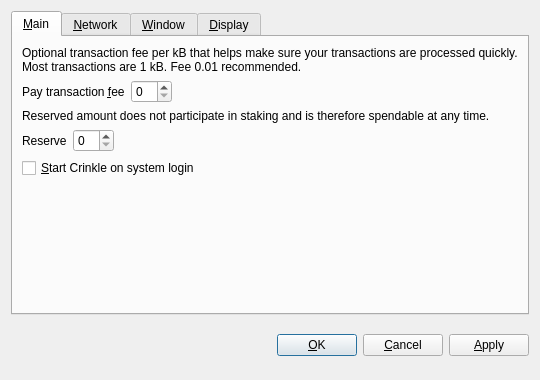
<?xml version="1.0" encoding="UTF-8"?>
<ui version="4.0">
 <class>OptionsDialog</class>
 <widget class="QDialog" name="OptionsDialog">
  <property name="geometry">
   <rect>
    <x>0</x>
    <y>0</y>
    <width>540</width>
    <height>380</height>
   </rect>
  </property>
  <property name="windowTitle">
   <string>Options</string>
  </property>
  <property name="modal">
   <bool>true</bool>
  </property>
  <layout class="QVBoxLayout" name="verticalLayout">
   <item>
    <widget class="QTabWidget" name="tabWidget">
     <property name="tabPosition">
      <enum>QTabWidget::North</enum>
     </property>
     <property name="currentIndex">
      <number>0</number>
     </property>
     <widget class="QWidget" name="tabMain">
      <attribute name="title">
       <string>&amp;Main</string>
      </attribute>
      <layout class="QVBoxLayout" name="verticalLayout_Main">
       <item>
        <widget class="QLabel" name="transactionFeeInfoLabel">
         <property name="text">
          <string>Optional transaction fee per kB that helps make sure your transactions are processed quickly. Most transactions are 1 kB. Fee 0.01 recommended.</string>
         </property>
         <property name="textFormat">
          <enum>Qt::PlainText</enum>
         </property>
         <property name="wordWrap">
          <bool>true</bool>
         </property>
        </widget>
       </item>
       <item>
        <layout class="QHBoxLayout" name="horizontalLayoutFee">
         <item>
          <widget class="QLabel" name="transactionFeeLabel">
           <property name="text">
            <string>Pay transaction &amp;fee</string>
           </property>
           <property name="textFormat">
            <enum>Qt::PlainText</enum>
           </property>
           <property name="buddy">
            <cstring>transactionFee</cstring>
           </property>
          </widget>
         </item>
         <item>
          <widget class="BitcoinAmountField" name="transactionFee"/>
         </item>
         <item>
          <spacer name="horizontalSpacerFee">
           <property name="orientation">
            <enum>Qt::Horizontal</enum>
           </property>
           <property name="sizeHint" stdset="0">
            <size>
             <width>40</width>
             <height>20</height>
            </size>
           </property>
          </spacer>
         </item>
        </layout>
       </item>
       <item>
        <widget class="QLabel" name="reserveBalanceInfoLabel">
         <property name="text">
          <string>Reserved amount does not participate in staking and is therefore spendable at any time.</string>
         </property>
         <property name="textFormat">
          <enum>Qt::PlainText</enum>
         </property>
         <property name="wordWrap">
          <bool>true</bool>
         </property>
        </widget>
       </item>
       <item>
        <layout class="QHBoxLayout" name="horizontalLayoutReserveBalance">
         <item>
          <widget class="QLabel" name="reserveBalanceLabel">
           <property name="text">
            <string>Reserve</string>
           </property>
           <property name="textFormat">
            <enum>Qt::PlainText</enum>
           </property>
           <property name="buddy">
            <cstring>reserveBalance</cstring>
           </property>
          </widget>
         </item>
         <item>
          <widget class="BitcoinAmountField" name="reserveBalance"/>
         </item>
         <item>
          <spacer name="horizontalSpacerReserveBalance">
           <property name="orientation">
            <enum>Qt::Horizontal</enum>
           </property>
           <property name="sizeHint" stdset="0">
            <size>
             <width>40</width>
             <height>20</height>
            </size>
           </property>
          </spacer>
         </item>
        </layout>
       </item>
       <item>
        <widget class="QCheckBox" name="bitcoinAtStartup">
         <property name="toolTip">
          <string>Automatically start Crinkle after logging in to the system.</string>
         </property>
         <property name="text">
          <string>&amp;Start Crinkle on system login</string>
         </property>
        </widget>
       </item>
       <item>
        <spacer name="verticalSpacer_Main">
         <property name="orientation">
          <enum>Qt::Vertical</enum>
         </property>
         <property name="sizeHint" stdset="0">
          <size>
           <width>20</width>
           <height>40</height>
          </size>
         </property>
        </spacer>
       </item>
      </layout>
     </widget>
     <widget class="QWidget" name="tabNetwork">
      <attribute name="title">
       <string>&amp;Network</string>
      </attribute>
      <layout class="QVBoxLayout" name="verticalLayout_Network">
       <item>
        <widget class="QCheckBox" name="mapPortUpnp">
         <property name="toolTip">
          <string>Automatically open the Crinkle client port on the router. This only works when your router supports UPnP and it is enabled.</string>
         </property>
         <property name="text">
          <string>Map port using &amp;UPnP</string>
         </property>
        </widget>
       </item>
       <item>
        <widget class="QCheckBox" name="connectSocks">
         <property name="toolTip">
          <string>Connect to the Crinkle network through a SOCKS proxy (e.g. when connecting through Tor).</string>
         </property>
         <property name="text">
          <string>&amp;Connect through SOCKS proxy:</string>
         </property>
        </widget>
       </item>
       <item>
        <layout class="QHBoxLayout" name="horizontalLayout_Network">
         <item>
          <widget class="QLabel" name="proxyIpLabel">
           <property name="text">
            <string>Proxy &amp;IP:</string>
           </property>
           <property name="textFormat">
            <enum>Qt::PlainText</enum>
           </property>
           <property name="buddy">
            <cstring>proxyIp</cstring>
           </property>
          </widget>
         </item>
         <item>
          <widget class="QValidatedLineEdit" name="proxyIp">
           <property name="maximumSize">
            <size>
             <width>140</width>
             <height>16777215</height>
            </size>
           </property>
           <property name="toolTip">
            <string>IP address of the proxy (e.g. 127.0.0.1)</string>
           </property>
          </widget>
         </item>
         <item>
          <widget class="QLabel" name="proxyPortLabel">
           <property name="text">
            <string>&amp;Port:</string>
           </property>
           <property name="textFormat">
            <enum>Qt::PlainText</enum>
           </property>
           <property name="buddy">
            <cstring>proxyPort</cstring>
           </property>
          </widget>
         </item>
         <item>
          <widget class="QLineEdit" name="proxyPort">
           <property name="maximumSize">
            <size>
             <width>55</width>
             <height>16777215</height>
            </size>
           </property>
           <property name="toolTip">
            <string>Port of the proxy (e.g. 9050)</string>
           </property>
          </widget>
         </item>
         <item>
          <widget class="QLabel" name="socksVersionLabel">
           <property name="text">
            <string>SOCKS &amp;Version:</string>
           </property>
           <property name="textFormat">
            <enum>Qt::PlainText</enum>
           </property>
           <property name="buddy">
            <cstring>socksVersion</cstring>
           </property>
          </widget>
         </item>
         <item>
          <widget class="QValueComboBox" name="socksVersion">
           <property name="toolTip">
            <string>SOCKS version of the proxy (e.g. 5)</string>
           </property>
          </widget>
         </item>
         <item>
          <spacer name="horizontalSpacer_Network">
           <property name="orientation">
            <enum>Qt::Horizontal</enum>
           </property>
           <property name="sizeHint" stdset="0">
            <size>
             <width>40</width>
             <height>20</height>
            </size>
           </property>
          </spacer>
         </item>
        </layout>
       </item>
       <item>
        <spacer name="verticalSpacer_Network">
         <property name="orientation">
          <enum>Qt::Vertical</enum>
         </property>
         <property name="sizeHint" stdset="0">
          <size>
           <width>20</width>
           <height>40</height>
          </size>
         </property>
        </spacer>
       </item>
      </layout>
     </widget>
     <widget class="QWidget" name="tabWindow">
      <attribute name="title">
       <string>&amp;Window</string>
      </attribute>
      <layout class="QVBoxLayout" name="verticalLayout_Window">
       <item>
        <widget class="QCheckBox" name="minimizeToTray">
         <property name="toolTip">
          <string>Show only a tray icon after minimizing the window.</string>
         </property>
         <property name="text">
          <string>&amp;Minimize to the tray instead of the taskbar</string>
         </property>
        </widget>
       </item>
       <item>
        <widget class="QCheckBox" name="minimizeOnClose">
         <property name="toolTip">
          <string>Minimize instead of exit the application when the window is closed. When this option is enabled, the application will be closed only after selecting Quit in the menu.</string>
         </property>
         <property name="text">
          <string>M&amp;inimize on close</string>
         </property>
        </widget>
       </item>
       <item>
        <spacer name="verticalSpacer_Window">
         <property name="orientation">
          <enum>Qt::Vertical</enum>
         </property>
         <property name="sizeHint" stdset="0">
          <size>
           <width>20</width>
           <height>40</height>
          </size>
         </property>
        </spacer>
       </item>
      </layout>
     </widget>
     <widget class="QWidget" name="tabDisplay">
      <attribute name="title">
       <string>&amp;Display</string>
      </attribute>
      <layout class="QVBoxLayout" name="verticalLayout_Display">
       <item>
        <layout class="QHBoxLayout" name="horizontalLayout_1_Display">
         <item>
          <widget class="QLabel" name="langLabel">
           <property name="text">
            <string>User Interface &amp;language:</string>
           </property>
           <property name="textFormat">
            <enum>Qt::PlainText</enum>
           </property>
           <property name="buddy">
            <cstring>lang</cstring>
           </property>
          </widget>
         </item>
         <item>
          <widget class="QValueComboBox" name="lang">
           <property name="toolTip">
            <string>The user interface language can be set here. This setting will take effect after restarting Crinkle.</string>
           </property>
          </widget>
         </item>
        </layout>
       </item>
       <item>
        <layout class="QHBoxLayout" name="horizontalLayout_2_Display">
         <item>
          <widget class="QLabel" name="unitLabel">
           <property name="text">
            <string>&amp;Unit to show amounts in:</string>
           </property>
           <property name="textFormat">
            <enum>Qt::PlainText</enum>
           </property>
           <property name="buddy">
            <cstring>unit</cstring>
           </property>
          </widget>
         </item>
         <item>
          <widget class="QValueComboBox" name="unit">
           <property name="toolTip">
            <string>Choose the default subdivision unit to show in the interface and when sending coins.</string>
           </property>
          </widget>
         </item>
        </layout>
       </item>
       <item>
        <widget class="QCheckBox" name="displayAddresses">
         <property name="toolTip">
          <string>Whether to show Crinkle addresses in the transaction list or not.</string>
         </property>
         <property name="text">
          <string>&amp;Display addresses in transaction list</string>
         </property>
        </widget>
       </item>
       <item>
        <widget class="QCheckBox" name="coinControlFeatures">
         <property name="toolTip">
          <string>Whether to show coin control features or not.</string>
         </property>
         <property name="text">
          <string>Display coin &amp;control features (experts only!)</string>
         </property>
        </widget>
       </item>
       <item>
        <spacer name="verticalSpacer_Display">
         <property name="orientation">
          <enum>Qt::Vertical</enum>
         </property>
         <property name="sizeHint" stdset="0">
          <size>
           <width>20</width>
           <height>40</height>
          </size>
         </property>
        </spacer>
       </item>
      </layout>
     </widget>
    </widget>
   </item>
   <item>
    <layout class="QHBoxLayout" name="horizontalLayout_Buttons">
     <item>
      <spacer name="horizontalSpacer_1">
       <property name="orientation">
        <enum>Qt::Horizontal</enum>
       </property>
       <property name="sizeHint" stdset="0">
        <size>
         <width>40</width>
         <height>48</height>
        </size>
       </property>
      </spacer>
     </item>
     <item>
      <widget class="QLabel" name="statusLabel">
       <property name="font">
        <font>
         <weight>75</weight>
         <bold>true</bold>
        </font>
       </property>
       <property name="text">
        <string/>
       </property>
       <property name="textFormat">
        <enum>Qt::PlainText</enum>
       </property>
       <property name="wordWrap">
        <bool>true</bool>
       </property>
      </widget>
     </item>
     <item>
      <spacer name="horizontalSpacer_2">
       <property name="orientation">
        <enum>Qt::Horizontal</enum>
       </property>
       <property name="sizeHint" stdset="0">
        <size>
         <width>40</width>
         <height>48</height>
        </size>
       </property>
      </spacer>
     </item>
     <item>
      <widget class="QPushButton" name="okButton">
       <property name="text">
        <string>&amp;OK</string>
       </property>
      </widget>
     </item>
     <item>
      <widget class="QPushButton" name="cancelButton">
       <property name="text">
        <string>&amp;Cancel</string>
       </property>
       <property name="autoDefault">
        <bool>false</bool>
       </property>
      </widget>
     </item>
     <item>
      <widget class="QPushButton" name="applyButton">
       <property name="text">
        <string>&amp;Apply</string>
       </property>
       <property name="autoDefault">
        <bool>false</bool>
       </property>
      </widget>
     </item>
    </layout>
   </item>
  </layout>
 </widget>
 <customwidgets>
  <customwidget>
   <class>BitcoinAmountField</class>
   <extends>QSpinBox</extends>
   <header>bitcoinamountfield.h</header>
  </customwidget>
  <customwidget>
   <class>QValueComboBox</class>
   <extends>QComboBox</extends>
   <header>qvaluecombobox.h</header>
  </customwidget>
  <customwidget>
   <class>QValidatedLineEdit</class>
   <extends>QLineEdit</extends>
   <header>qvalidatedlineedit.h</header>
  </customwidget>
 </customwidgets>
 <resources/>
 <connections/>
</ui>
